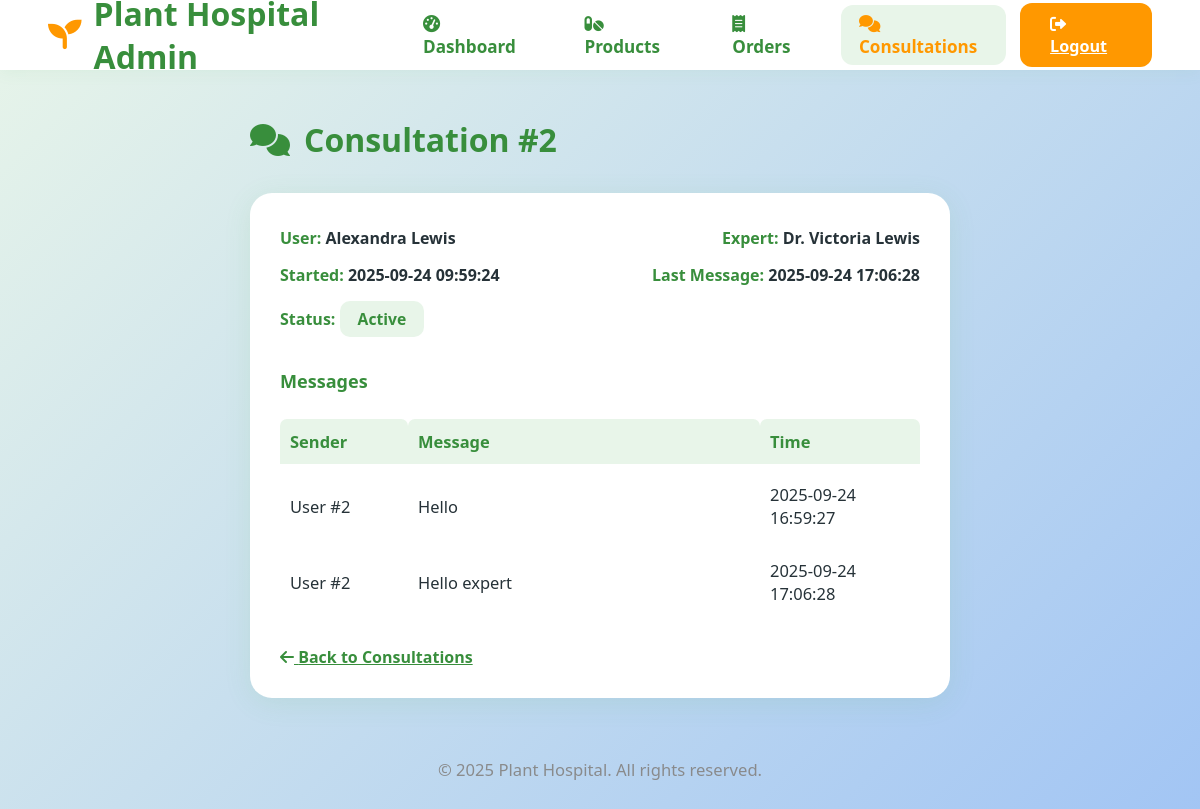
/admin/consultations/2 (signed in), run on the app's committed database.
### tables this page shows
CREATE TABLE chat_session (
    id INTEGER PRIMARY KEY AUTOINCREMENT,
    user_id INTEGER NOT NULL,
    expert_id INTEGER NOT NULL,
    started_at TIMESTAMP DEFAULT CURRENT_TIMESTAMP,
    last_message_at TIMESTAMP DEFAULT CURRENT_TIMESTAMP,
    status TEXT DEFAULT 'active',
    FOREIGN KEY(user_id) REFERENCES user(id),
    FOREIGN KEY(expert_id) REFERENCES experts(id)
);

CREATE TABLE user (
  id INTEGER PRIMARY KEY AUTOINCREMENT,
  username TEXT UNIQUE NOT NULL,
  email TEXT UNIQUE NOT NULL,
  password TEXT NOT NULL,
  created_at TIMESTAMP NOT NULL DEFAULT CURRENT_TIMESTAMP
);

CREATE TABLE experts (
  id INTEGER PRIMARY KEY AUTOINCREMENT,
  name TEXT NOT NULL,
  email TEXT NOT NULL,
  password TEXT NOT NULL,  -- thêm dòng này!
  phone TEXT,
  specialties TEXT,
  bio TEXT,
  avatar TEXT,
  rating REAL DEFAULT 5.0,
  active BOOLEAN DEFAULT 1,
  created_at TIMESTAMP NOT NULL DEFAULT CURRENT_TIMESTAMP
);

CREATE TABLE chat_message (
    id INTEGER PRIMARY KEY AUTOINCREMENT,
    session_id INTEGER NOT NULL,
    sender_type TEXT NOT NULL, -- 'user' hoặc 'expert'
    sender_id INTEGER,         -- id của người gửi (user hoặc expert)
    content TEXT,
    image_path TEXT,
    timestamp TIMESTAMP DEFAULT CURRENT_TIMESTAMP,
    is_read BOOLEAN DEFAULT 0,
    FOREIGN KEY(session_id) REFERENCES chat_session(id)
);

### flaskr/admin.py (the view)
@bp.route('/consultations/<int:session_id>')
@admin_required
def consultation_detail(session_id):
    db = get_db()
    session_row = db.execute(
        '''SELECT chat_session.*, user.username as user_name, experts.name as expert_name
           FROM chat_session
           LEFT JOIN user ON chat_session.user_id = user.id
           LEFT JOIN experts ON chat_session.expert_id = experts.id
           WHERE chat_session.id=?''', (session_id,)
    ).fetchone()
    if not session_row:
        flash('Session not found.', 'error')
        return redirect(url_for('admin.consultations'))
    messages = db.execute(
        '''SELECT * FROM chat_message WHERE session_id=? ORDER BY timestamp ASC''', (session_id,)
    ).fetchall()
    return render_template('admin/consultation_detail.html', session=session_row, messages=messages)

### flaskr/admin.py (called while the page is built)
def admin_required(view):
    from functools import wraps
    def wrapped_view(**kwargs):
        if not session.get('user_id') == 1:
            return redirect(url_for('auth.login'))
        return view(**kwargs)
    return wraps(view)(wrapped_view)

### flaskr/auth.py (called while the page is built)
@bp.before_app_request
def load_logged_in_user():
    user_id = session.get('user_id')
    if user_id is None:
        g.user = None
    else:
        g.user = get_db().execute(
            'SELECT * FROM user WHERE id = ?', (user_id,)
        ).fetchone()

### flaskr/db.py (called while the page is built)
def get_db():
    if 'db' not in g:
        g.db = sqlite3.connect(
            current_app.config['DATABASE'],
            detect_types=sqlite3.PARSE_DECLTYPES
        )
        g.db.row_factory = sqlite3.Row
    return g.db

### flaskr/templates/admin/consultation_detail.html (shortened to what this page needs)
<!DOCTYPE html>
<html lang="en">
  <head>
    <link
      rel="stylesheet"
      href="https://cdnjs.cloudflare.com/ajax/libs/font-awesome/6.0.0-beta3/css/all.min.css"
    />
  </head>
  <body>
    <header class="admin-header">
      <div class="logo">
        <i class="fas fa-seedling"></i> Plant Hospital Admin
      </div>
      <nav class="nav-menu">
        <a href="{{ url_for('admin.dashboard') }}"
          ><i class="fas fa-tachometer-alt"></i> Dashboard</a
        >
        <a href="{{ url_for('admin.products') }}"
          ><i class="fas fa-pills"></i> Products</a
        >
        <a href="{{ url_for('admin.orders') }}"
          ><i class="fas fa-receipt"></i> Orders</a
        >
        <a href="{{ url_for('admin.consultations') }}" class="active"
          ><i class="fas fa-comments"></i> Consultations</a
        >
      </nav>
      <a href="{{ url_for('auth.logout') }}" class="logout-btn"
        ><i class="fas fa-sign-out-alt"></i> Logout</a
      >
    </header>
    <main class="admin-main">
      <div class="title">
        <i class="fas fa-comments"></i> Consultation #{{ session['id'] }}
      </div>
      <div class="detail-card">
        <div class="row-flex">
          <div>
            <span class="label">User:</span>
            <span class="value"
              >{{ session['user_name'] or session['user_id'] }}</span
            >
          </div>
          <div>
            <span class="label">Expert:</span>
            <span class="value"
              >{{ session['expert_name'] or session['expert_id'] }}</span
            >
          </div>
        </div>
        <div class="row-flex">
          <div>
            <span class="label">Started:</span>
            <span class="value">{{ session['started_at'] }}</span>
          </div>
          <div>
            <span class="label">Last Message:</span>
            <span class="value">{{ session['last_message_at'] }}</span>
          </div>
        </div>
        <div class="row-flex">
          <div>
            <span class="label">Status:</span>
            <span class="status-badge {{ session['status']|lower }}"
              >{{ session['status'].capitalize() }}</span
            >
          </div>
        </div>
        <h3 style="color: #388e3c; font-size: 1.13rem; margin-top: 32px">
          Messages
        </h3>
        <table class="msg-table">
          <tr>
            <th style="width: 20%">Sender</th>
            <th style="width: 55%">Message</th>
            <th style="width: 25%">Time</th>
          </tr>
          {% for msg in messages %}
          <tr>
            <td>
              {{ msg['sender_type'].capitalize() }}{% if msg['sender_id'] %} #{{
              msg['sender_id'] }}{% endif %}
            </td>
            <td>{{ msg['content'] or "[Image]" }}</td>
            <td>{{ msg['timestamp'] }}</td>
          </tr>
          {% else %}
          <tr>
            <td colspan="3" style="text-align: center; color: #aaa">
              No messages in this session.
            </td>
          </tr>
          {% endfor %}
        </table>
        <a href="{{ url_for('admin.consultations') }}" class="back-link"
          ><i class="fas fa-arrow-left"></i> Back to Consultations</a
        >
      </div>
      <div class="footer">&copy; 2025 Plant Hospital. All rights reserved.</div>
    </main>
  </body>
</html>

### flaskr/templates/admin/consultation_detail.html (style rules this page uses)
body { font-family: "Segoe UI", Arial, sans-serif; background: linear-gradient(135deg, #e8f5e9 0%, #a2c5f4 100%); color: #263238; margin: 0; min-height: 100vh; }
.admin-header { background: #fff; padding: 0 4vw; height: 70px; display: flex; align-items: center; justify-content: space-between; box-shadow: 0 2px 16px #4caf5012; }
.admin-header .logo { font-size: 2rem; font-weight: 800; color: #388e3c; display: flex; align-items: center; gap: 12px; }
.admin-header .logo i { color: #ff9800; font-size: 2.1rem; }
.nav-menu { display: flex; gap: 23px; align-items: center; }
.nav-menu a { text-decoration: none; color: #388e3c; font-size: 1.07rem; font-weight: 600; padding: 7px 18px; border-radius: 12px; transition: background 0.18s, color 0.18s; }
.nav-menu a.active, .nav-menu a:hover { background: #e8f5e9; color: #ff9800; }
.admin-header .logout-btn { background: #ff9800; color: #fff; border: none; border-radius: 12px; padding: 10px 30px; font-weight: 600; font-size: 1.01rem; cursor: pointer; transition: background 0.2s; margin-left: 14px; }
.admin-main { max-width: 700px; margin: 48px auto 0 auto; padding: 0 2vw 36px 2vw; }
.title { font-size: 2rem; color: #388e3c; font-weight: 800; margin-bottom: 32px; display: flex; align-items: center; gap: 14px; }
.detail-card { background: #fff; border-radius: 22px; box-shadow: 0 5px 28px #4caf501b; padding: 34px 30px 30px 30px; margin-bottom: 38px; }
.row-flex { display: flex; justify-content: space-between; gap: 18px; flex-wrap: wrap; margin-bottom: 15px; }
.label { color: #388e3c; font-weight: 700; }
.value { color: #263238; font-weight: 600; }
.status-badge { display: inline-block; border-radius: 10px; font-size: 0.98rem; font-weight: 700; padding: 7px 18px; }
.status-badge.active { background: #e8f5e9; color: #388e3c; }
.msg-table { width: 100%; border-collapse: separate; border-spacing: 0 8px; font-size: 1.03rem; margin-top: 18px; }
.msg-table th, .msg-table td { padding: 11px 10px; text-align: left; }
.msg-table th { background: #e8f5e9; color: #388e3c; font-weight: 700; border-radius: 7px 7px 0 0; }
.msg-table td { background: #fff; border-radius: 7px; }
.footer { margin-top: 60px; color: #888; text-align: center; font-size: 1.04rem; opacity: 0.96; }
.back-link { display: inline-block; margin-top: 22px; color: #388e3c; font-weight: 600; text-decoration: underline; }

### data on the page
chat_session: id "2", started_at "2025-09-24 09:59:24", last_message_at "2025-09-24 17:06:28", status "Active"
user: username "Alexandra Lewis"
experts: name "Dr. Victoria Lewis"
chat_message: sender_type "User", sender_id "2", content "Hello", timestamp "2025-09-24 16:59:27"
chat_message: sender_type "User", sender_id "2", content "Hello expert", timestamp "2025-09-24 17:06:28"
